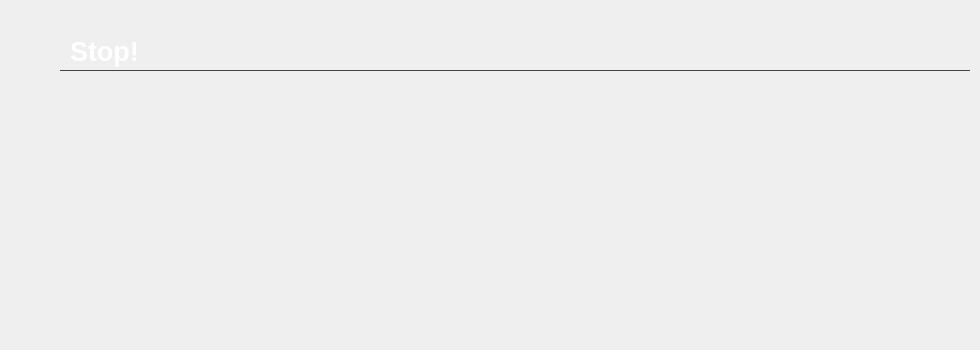
    <widget class="QWidget" name="UIErrorTab">
     <attribute name="title">
      <string>UIErrorTab</string>
     </attribute>
     <widget class="QLabel" name="UIErrorText2">
      <property name="geometry">
       <rect>
        <x>60</x>
        <y>230</y>
        <width>911</width>
        <height>31</height>
       </rect>
      </property>
      <property name="font">
       <font>
        <family>MS Shell Dlg 2</family>
        <pointsize>14</pointsize>
        <weight>75</weight>
        <bold>true</bold>
       </font>
      </property>
      <property name="styleSheet">
       <string notr="true">color: rgb(255, 255, 255);</string>
      </property>
      <property name="text">
       <string/>
      </property>
      <property name="alignment">
       <set>Qt::AlignCenter</set>
      </property>
     </widget>
     <widget class="QLabel" name="UIErrorText4">
      <property name="geometry">
       <rect>
        <x>385</x>
        <y>320</y>
        <width>241</width>
        <height>21</height>
       </rect>
      </property>
      <property name="font">
       <font>
        <family>MS Shell Dlg 2</family>
        <pointsize>14</pointsize>
        <weight>50</weight>
        <bold>false</bold>
       </font>
      </property>
      <property name="styleSheet">
       <string notr="true">color: rgb(255, 255, 255);</string>
      </property>
      <property name="alignment">
       <set>Qt::AlignCenter</set>
      </property>
     </widget>
     <widget class="QPushButton" name="UIErrorIcon">
      <property name="geometry">
       <rect>
        <x>410</x>
        <y>100</y>
        <width>191</width>
        <height>101</height>
       </rect>
      </property>
      <property name="styleSheet">
       <string notr="true">QPushButton{
border: none;
margin: 0px;
padding: 0px;
border-radius: 10px;
image: url(:/darkstyle/stop.png);
}
</string>
      </property>
      <property name="text">
       <string/>
      </property>
      <property name="iconSize">
       <size>
        <width>30</width>
        <height>30</height>
       </size>
      </property>
     </widget>
     <widget class="QWidget" name="UIDesignWidget8_2" native="true">
      <property name="geometry">
       <rect>
        <x>60</x>
        <y>70</y>
        <width>910</width>
        <height>1</height>
       </rect>
      </property>
      <property name="styleSheet">
       <string notr="true">background:color #424446;</string>
      </property>
     </widget>
     <widget class="QLabel" name="UIErrorText1">
      <property name="geometry">
       <rect>
        <x>70</x>
        <y>36</y>
        <width>141</width>
        <height>31</height>
       </rect>
      </property>
      <property name="font">
       <font>
        <family>MS Shell Dlg 2</family>
        <pointsize>20</pointsize>
        <weight>75</weight>
        <bold>true</bold>
       </font>
      </property>
      <property name="styleSheet">
       <string notr="true">color: rgb(255, 255, 255);</string>
      </property>
      <property name="text">
       <string>Stop!</string>
      </property>
      <property name="alignment">
       <set>Qt::AlignLeading|Qt::AlignLeft|Qt::AlignVCenter</set>
      </property>
     </widget>
     <widget class="QLabel" name="UIErrorText3">
      <property name="geometry">
       <rect>
        <x>385</x>
        <y>290</y>
        <width>241</width>
        <height>21</height>
       </rect>
      </property>
      <property name="font">
       <font>
        <family>MS Shell Dlg 2</family>
        <pointsize>14</pointsize>
        <weight>50</weight>
        <bold>false</bold>
       </font>
      </property>
      <property name="styleSheet">
       <string notr="true">color: rgb(255, 255, 255);</string>
      </property>
      <property name="alignment">
       <set>Qt::AlignCenter</set>
      </property>
     </widget>
    </widget>
